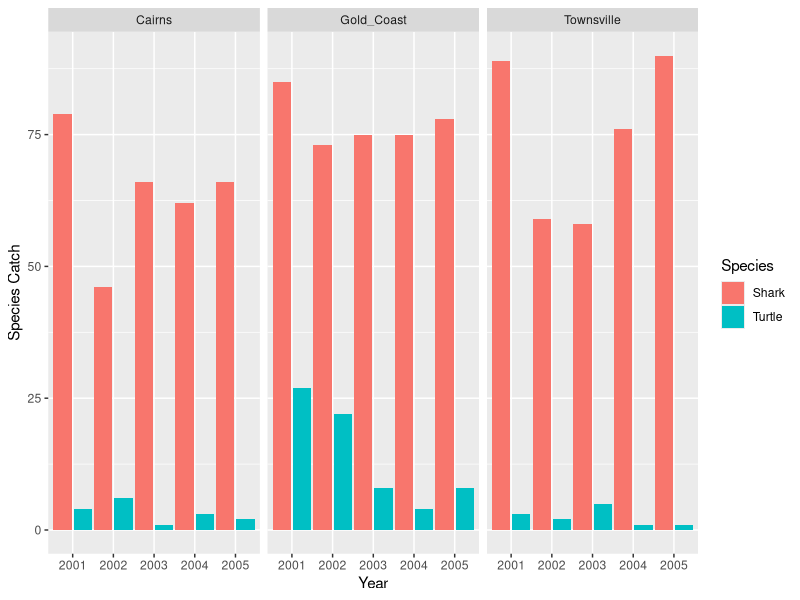

Source code (R):
## ---- chunk 1
knitr::opts_chunk$set(echo = TRUE)
## ---- chunk 2
library(tidyverse)
## ---- chunk 3
#Importing Data set after making some adjustments in excel
shark_data <- read.csv("../data/shark_data.csv")

## ---- chunk 4
# Set Factors

shark_data$Area <- factor(shark_data$Area)
shark_data$Year <- factor(shark_data$Year)
shark_data$Species<- factor(shark_data$Species)

## ---- chunk 5
# Creating Figure
catch_figure<- ggplot(shark_data, aes(x=Year, y=Count)) +
       geom_bar(aes(fill=Species),position=position_dodge(width=1), stat="identity") +
  facet_wrap(~Area) +
  ylab("Species Catch")

ggsave(filename = "../output/catch_figure.jpg", plot=catch_figure, width=200, height = 140, units="mm")

